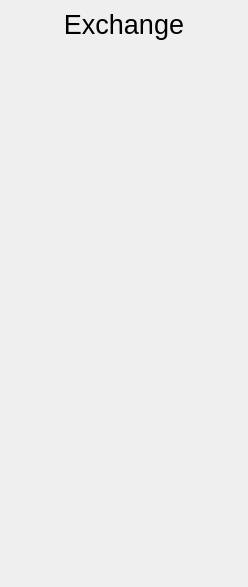
<?xml version="1.0" encoding="UTF-8"?>
<ui version="4.0">
 <class>dock_info</class>
 <widget class="QDockWidget" name="dock_info">
  <property name="geometry">
   <rect>
    <x>0</x>
    <y>0</y>
    <width>248</width>
    <height>587</height>
   </rect>
  </property>
  <property name="features">
   <set>QDockWidget::DockWidgetFloatable|QDockWidget::DockWidgetMovable|QDockWidget::DockWidgetVerticalTitleBar</set>
  </property>
  <property name="windowTitle">
   <string>Info</string>
  </property>
  <widget class="QWidget" name="dockWidgetContents">
   <layout class="QVBoxLayout" name="verticalLayout">
    <item>
     <widget class="QLabel" name="label_exchange">
      <property name="font">
       <font>
        <pointsize>20</pointsize>
       </font>
      </property>
      <property name="text">
       <string>Exchange</string>
      </property>
      <property name="alignment">
       <set>Qt::AlignCenter</set>
      </property>
     </widget>
    </item>
    <item>
     <spacer name="verticalSpacer">
      <property name="orientation">
       <enum>Qt::Vertical</enum>
      </property>
      <property name="sizeHint" stdset="0">
       <size>
        <width>20</width>
        <height>40</height>
       </size>
      </property>
     </spacer>
    </item>
   </layout>
  </widget>
 </widget>
 <resources/>
 <connections/>
</ui>
